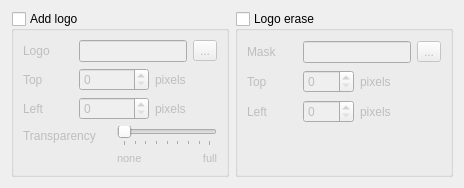
  <widget class="QWidget" name="tab_8">
   <attribute name="title">
    <string>Logo</string>
   </attribute>
   <layout class="QGridLayout">
    <item row="0" column="0">
     <widget class="QGroupBox" name="logoEnable">
      <property name="title">
       <string>Add logo</string>
      </property>
      <property name="checkable">
       <bool>true</bool>
      </property>
      <property name="checked">
       <bool>false</bool>
      </property>
      <layout class="QGridLayout" name="gridLayout">
       <item row="0" column="0">
        <widget class="QLabel" name="label_19">
         <property name="minimumSize">
          <size>
           <width>50</width>
           <height>0</height>
          </size>
         </property>
         <property name="text">
          <string>Logo</string>
         </property>
         <property name="buddy">
          <cstring>logoFileText</cstring>
         </property>
        </widget>
       </item>
       <item row="0" column="1" colspan="3">
        <widget class="QLineEdit" name="logoFileText"/>
       </item>
       <item row="0" column="4">
        <widget class="QToolButton" name="logoBrowseBtn">
         <property name="text">
          <string>...</string>
         </property>
        </widget>
       </item>
       <item row="1" column="0">
        <widget class="QLabel" name="label_20">
         <property name="minimumSize">
          <size>
           <width>50</width>
           <height>0</height>
          </size>
         </property>
         <property name="text">
          <string>Top</string>
         </property>
         <property name="buddy">
          <cstring>logoYSpin</cstring>
         </property>
        </widget>
       </item>
       <item row="1" column="1" colspan="2">
        <widget class="QSpinBox" name="logoYSpin"/>
       </item>
       <item row="1" column="3" colspan="2">
        <widget class="QLabel" name="label_45">
         <property name="text">
          <string>pixels</string>
         </property>
        </widget>
       </item>
       <item row="2" column="0">
        <widget class="QLabel" name="label_21">
         <property name="minimumSize">
          <size>
           <width>50</width>
           <height>0</height>
          </size>
         </property>
         <property name="text">
          <string>Left</string>
         </property>
         <property name="buddy">
          <cstring>logoXSpin</cstring>
         </property>
        </widget>
       </item>
       <item row="2" column="1" colspan="2">
        <widget class="QSpinBox" name="logoXSpin"/>
       </item>
       <item row="2" column="3" colspan="2">
        <widget class="QLabel" name="label_44">
         <property name="text">
          <string>pixels</string>
         </property>
        </widget>
       </item>
       <item row="3" column="0" colspan="2">
        <widget class="QLabel" name="label_22">
         <property name="sizePolicy">
          <sizepolicy hsizetype="Preferred" vsizetype="Maximum">
           <horstretch>0</horstretch>
           <verstretch>0</verstretch>
          </sizepolicy>
         </property>
         <property name="minimumSize">
          <size>
           <width>50</width>
           <height>0</height>
          </size>
         </property>
         <property name="text">
          <string>Transparency</string>
         </property>
         <property name="buddy">
          <cstring>logoOpacitySlider</cstring>
         </property>
        </widget>
       </item>
       <item row="3" column="2" colspan="3">
        <widget class="QSlider" name="logoOpacitySlider">
         <property name="maximum">
          <number>255</number>
         </property>
         <property name="orientation">
          <enum>Qt::Horizontal</enum>
         </property>
         <property name="tickPosition">
          <enum>QSlider::TicksBelow</enum>
         </property>
         <property name="tickInterval">
          <number>32</number>
         </property>
        </widget>
       </item>
       <item row="4" column="2">
        <widget class="QLabel" name="label_48">
         <property name="font">
          <font>
           <pointsize>8</pointsize>
          </font>
         </property>
         <property name="text">
          <string>none</string>
         </property>
         <property name="alignment">
          <set>Qt::AlignLeading|Qt::AlignLeft|Qt::AlignTop</set>
         </property>
         <property name="buddy">
          <cstring>logoOpacitySlider</cstring>
         </property>
        </widget>
       </item>
       <item row="4" column="4">
        <widget class="QLabel" name="label_49">
         <property name="font">
          <font>
           <pointsize>8</pointsize>
          </font>
         </property>
         <property name="text">
          <string>full</string>
         </property>
         <property name="alignment">
          <set>Qt::AlignRight|Qt::AlignTop|Qt::AlignTrailing</set>
         </property>
         <property name="buddy">
          <cstring>logoOpacitySlider</cstring>
         </property>
        </widget>
       </item>
      </layout>
     </widget>
    </item>
    <item row="0" column="2">
     <widget class="QGroupBox" name="eraseEnable">
      <property name="title">
       <string>Logo erase</string>
      </property>
      <property name="checkable">
       <bool>true</bool>
      </property>
      <property name="checked">
       <bool>false</bool>
      </property>
      <layout class="QGridLayout">
       <item row="2" column="0">
        <widget class="QLabel" name="label_16">
         <property name="minimumSize">
          <size>
           <width>50</width>
           <height>0</height>
          </size>
         </property>
         <property name="text">
          <string>Top</string>
         </property>
         <property name="buddy">
          <cstring>eraseYSpin</cstring>
         </property>
        </widget>
       </item>
       <item row="3" column="0">
        <widget class="QLabel" name="label_17">
         <property name="minimumSize">
          <size>
           <width>50</width>
           <height>0</height>
          </size>
         </property>
         <property name="text">
          <string>Left</string>
         </property>
         <property name="buddy">
          <cstring>eraseXSpin</cstring>
         </property>
        </widget>
       </item>
       <item row="3" column="1">
        <widget class="QSpinBox" name="eraseXSpin"/>
       </item>
       <item row="2" column="1">
        <widget class="QSpinBox" name="eraseYSpin"/>
       </item>
       <item row="0" column="1" colspan="2">
        <widget class="QLineEdit" name="eraseMaskText"/>
       </item>
       <item row="0" column="0">
        <widget class="QLabel" name="label_15">
         <property name="minimumSize">
          <size>
           <width>50</width>
           <height>0</height>
          </size>
         </property>
         <property name="text">
          <string>Mask</string>
         </property>
         <property name="buddy">
          <cstring>eraseMaskText</cstring>
         </property>
        </widget>
       </item>
       <item row="2" column="2" colspan="2">
        <widget class="QLabel" name="label_46">
         <property name="text">
          <string>pixels</string>
         </property>
        </widget>
       </item>
       <item row="3" column="2" colspan="2">
        <widget class="QLabel" name="label_47">
         <property name="text">
          <string>pixels</string>
         </property>
        </widget>
       </item>
       <item row="4" column="0" colspan="3">
        <spacer name="verticalSpacer">
         <property name="orientation">
          <enum>Qt::Vertical</enum>
         </property>
         <property name="sizeType">
          <enum>QSizePolicy::Fixed</enum>
         </property>
         <property name="sizeHint" stdset="0">
          <size>
           <width>20</width>
           <height>40</height>
          </size>
         </property>
        </spacer>
       </item>
       <item row="0" column="3">
        <widget class="QToolButton" name="eraseBrowseBtn">
         <property name="text">
          <string>...</string>
         </property>
        </widget>
       </item>
      </layout>
     </widget>
    </item>
   </layout>
  </widget>
